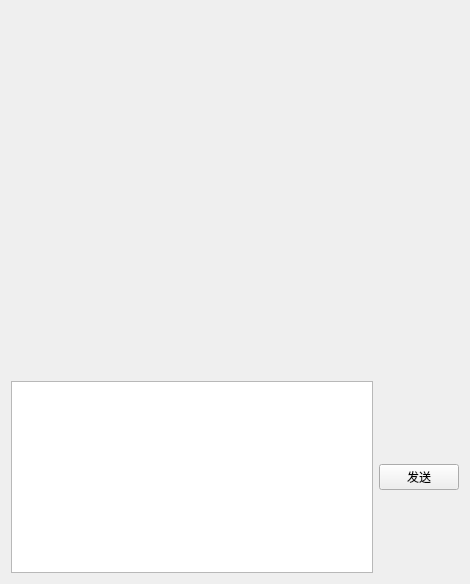
<?xml version="1.0" encoding="UTF-8"?>
<ui version="4.0">
 <class>DrawText</class>
 <widget class="QWidget" name="DrawText">
  <property name="geometry">
   <rect>
    <x>0</x>
    <y>0</y>
    <width>470</width>
    <height>584</height>
   </rect>
  </property>
  <property name="windowTitle">
   <string>Form</string>
  </property>
  <layout class="QGridLayout" name="gridLayout">
   <item row="0" column="0">
    <layout class="QVBoxLayout" name="verticalLayout" stretch="1,0">
     <item>
      <spacer name="verticalSpacer">
       <property name="orientation">
        <enum>Qt::Vertical</enum>
       </property>
       <property name="sizeHint" stdset="0">
        <size>
         <width>20</width>
         <height>275</height>
        </size>
       </property>
      </spacer>
     </item>
     <item>
      <layout class="QHBoxLayout" name="horizontalLayout">
       <item>
        <widget class="QTextEdit" name="textEdit"/>
       </item>
       <item>
        <widget class="QPushButton" name="pushButton">
         <property name="text">
          <string>发送</string>
         </property>
        </widget>
       </item>
      </layout>
     </item>
    </layout>
   </item>
  </layout>
 </widget>
 <resources/>
 <connections/>
</ui>
